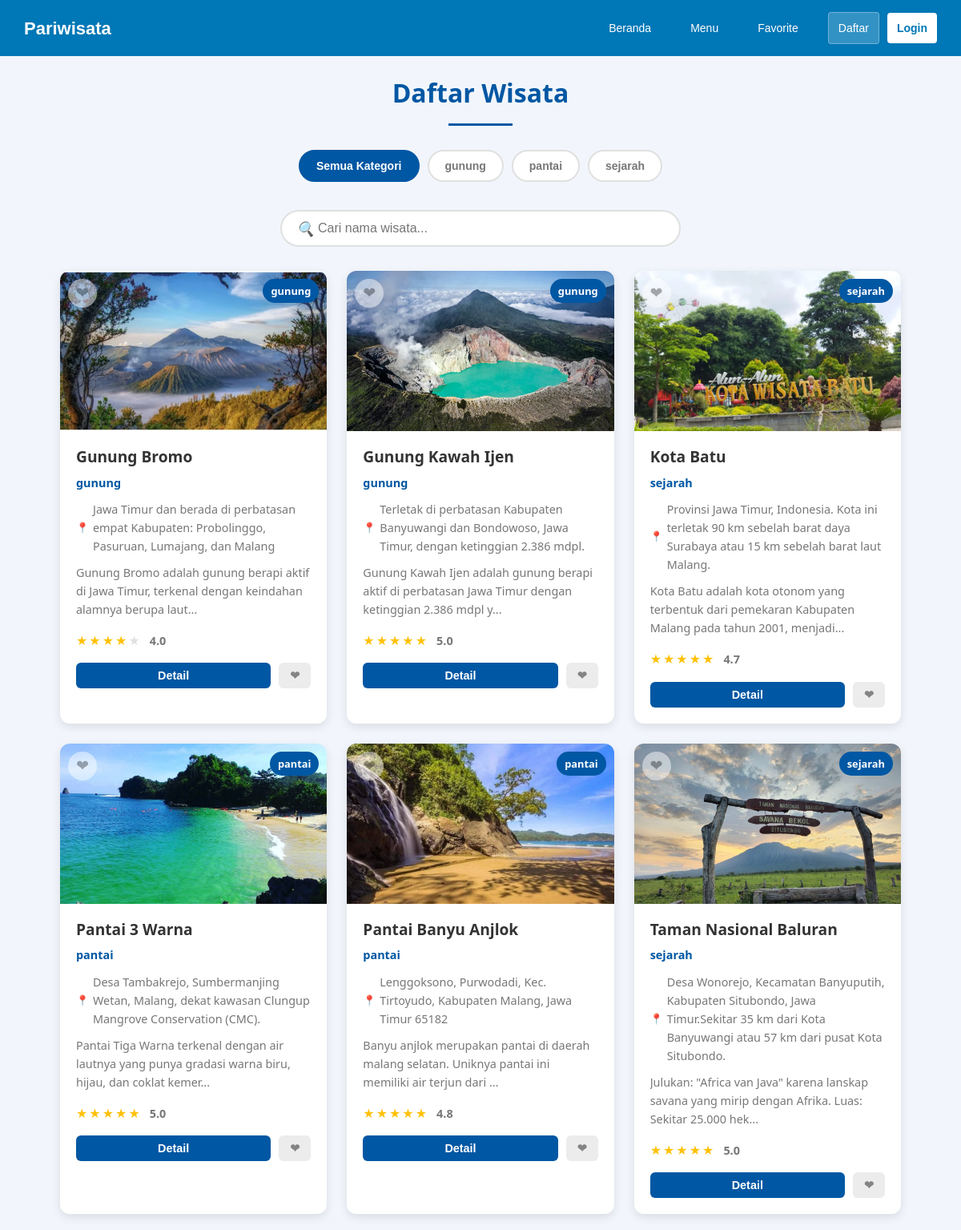
/user/menu.php, run on the app's committed database.
### tables this page shows
CREATE TABLE `kategori` (
  `id_kategori` int(11) NOT NULL,
  `nama_kategori` varchar(255) NOT NULL
);

CREATE TABLE `wisata` (
  `id_wisata` int(11) NOT NULL,
  `nama_wisata` varchar(255) NOT NULL,
  `deskripsi` varchar(255) NOT NULL,
  `lokasi` varchar(255) NOT NULL,
  `gambar` text NOT NULL,
  `rating` decimal(3,2) NOT NULL,
  `id_kategori` int(11) NOT NULL
);

### user/menu.php (the view, shortened to what this page needs)
<?php
include "../koneksi.php";
include "../navbar.php";
$user_favorites = [];
$query = mysqli_query($koneksi, "SELECT
    w.*,
    w.id_kategori,
    k.nama_kategori
  FROM wisata w
  JOIN kategori k ON w.id_kategori = k.id_kategori
  ORDER BY w.nama_wisata ASC
");
$kategori = mysqli_query($koneksi, "SELECT * FROM kategori ORDER BY nama_kategori ASC");
mysqli_data_seek($query, 0);
?>
<!DOCTYPE html>
<html lang="id">
<head>
</head>
<body>
<div class="container">
  <h2>Daftar Wisata</h2>
  <div class="filter-section">
    <div class="filter-box">
      <div class="kategori-filter">
        <button class="kategori-btn active" data-kategori="all">Semua Kategori</button>
        <?php
        mysqli_data_seek($kategori, 0);
        while ($kt = mysqli_fetch_assoc($kategori)) { ?>
          <button class="kategori-btn" data-kategori="<?= $kt['id_kategori'] ?>">
            <?= $kt['nama_kategori'] ?>
          </button>
        <?php } ?>
      </div>
      <div class="search-box">
        <i>🔍</i>
        <input type="text" id="searchInput" placeholder="Cari nama wisata...">
      </div>
    </div>
  </div>
  <div class="grid" id="listWisata">
    <?php
    mysqli_data_seek($query, 0);
    while ($row = mysqli_fetch_assoc($query)) {
      $rating = !empty($row['rating']) ? floatval($row['rating']) : 4.0;
      $is_favorite = in_array($row['id_wisata'], $user_favorites);
    ?>
      <div class="card" data-kategori="<?= $row['id_kategori'] ?>" data-nama="<?= strtolower($row['nama_wisata']) ?>">
        <div class="card-image">
          <img src="../img/<?= $row['gambar'] ?>" alt="<?= $row['nama_wisata'] ?>">
          <div class="card-badge"><?= $row['nama_kategori'] ?></div>
          <button class="favorite-btn <?= $is_favorite ? 'active' : '' ?>"
                  data-id="<?= $row['id_wisata'] ?>"
                  <?= !isset($_SESSION['id_user']) ? 'title="Login untuk menambahkan favorit"' : '' ?>>
            ❤
          </button>
        </div>
        <div class="card-content">
          <h3 class="card-title"><?= $row['nama_wisata'] ?></h3>
          <div class="card-category"><?= $row['nama_kategori'] ?></div>
          <?php if (!empty($row['lokasi'])): ?>
            <div class="card-location"><?= $row['lokasi'] ?></div>
          <?php endif; ?>
          <p class="card-description"><?= substr($row['deskripsi'], 0, 100) ?>...</p>
          <div class="card-rating">
            <div class="stars">
              <?php
              $fullStars = floor($rating);
              $hasHalfStar = ($rating - $fullStars) >= 0.5;
              for ($i = 1; $i <= 5; $i++) {
                if ($i <= $fullStars) {
                  echo '<span class="star filled">★</span>';
                } else if ($i == $fullStars + 1 && $hasHalfStar) {
                  echo '<span class="star filled">★</span>';
                } else {
                  echo '<span class="star">★</span>';
                }
              }
              ?>
            </div>
            <span class="rating-value"><?= number_format($rating, 1) ?></span>
          </div>
          <div class="card-actions">
            <button class="btn btn-detail" data-id="<?= $row['id_wisata'] ?>">Detail</button>
            <button class="btn btn-favorite <?= $is_favorite ? 'active' : '' ?>"
                    data-id="<?= $row['id_wisata'] ?>"
                    <?= !isset($_SESSION['id_user']) ? 'title="Login untuk menambahkan favorit"' : '' ?>>
              ❤
            </button>
          </div>
        </div>
      </div>
    <?php } ?>
  </div>
</div>
</body>
</html>

### navbar.php (shortened to what this page needs)
<header>
  <nav>
    <h1>Pariwisata</h1>
    <ul>
      <li><a href="../user/beranda.php">Beranda</a></li>
      <li><a href="../user/menu.php">Menu</a></li>
      <li><a href="../user/favorite.php">Favorite</a></li>
      <?php if (!isset($_SESSION['login'])): ?>
        <li id="loginSection" class="auth-buttons">
          <a href="../login/register.php" class="register-btn">Daftar</a>
          <a href="../login/login.php" class="login-btn">Login</a>
        </li>
      <?php endif; ?>
    </ul>
  </nav>
</header>

### navbar.php (style rules this page uses)
header { background: #0077b6 !important; color: #fff !important; font-family: Arial, sans-serif !important; position: sticky !important; top: 0 !important; z-index: 1000 !important; width: 100% !important; box-sizing: border-box !important; }
header nav { display: flex !important; justify-content: space-between !important; align-items: center !important; padding: 15px 30px !important; max-width: 1200px !important; margin: 0 auto !important; box-sizing: border-box !important; }
header nav h1 { font-size: 22px !important; margin: 0 !important; font-weight: bold !important; color: #fff !important; }
header nav ul { list-style: none !important; display: flex !important; gap: 25px !important; margin: 0 !important; padding: 0 !important; align-items: center !important; }
header nav a { color: #fff !important; text-decoration: none !important; padding: 8px 12px !important; border-radius: 4px !important; transition: background 0.3s ease !important; font-size: 14px !important; display: block !important; }
header .auth-buttons { display: flex !important; gap: 10px !important; align-items: center !important; }
header .register-btn { background: rgba(255, 255, 255, 0.2) !important; border: 1px solid rgba(255, 255, 255, 0.3) !important; }
header .login-btn { background: #fff !important; color: #0077b6 !important; font-weight: bold !important; }

### data on the page
kategori: nama_kategori "gunung"
kategori: nama_kategori "pantai"
kategori: nama_kategori "sejarah"
wisata: gambar (picture), id_kategori.nama_kategori "gunung", nama_wisata "Gunung Bromo", lokasi "Jawa Timur dan berada di perbatasan empat Kabupaten: Probolinggo, Pasuruan, Lumajang, dan Malang", deskripsi "Gunung Bromo adalah gunung berapi aktif di Jawa Timur, terkenal dengan keindahan alamnya berupa laut", rating "4.0"
wisata: gambar (picture), id_kategori.nama_kategori "gunung", nama_wisata "Gunung Kawah Ijen", lokasi "Terletak di perbatasan Kabupaten Banyuwangi dan Bondowoso, Jawa Timur, dengan ketinggian 2.386 mdpl.", deskripsi "Gunung Kawah Ijen adalah gunung berapi aktif di perbatasan Jawa Timur dengan ketinggian 2.386 mdpl y", rating "5.0"
wisata: gambar (picture), id_kategori.nama_kategori "sejarah", nama_wisata "Kota Batu", lokasi "Provinsi Jawa Timur, Indonesia. Kota ini terletak 90 km sebelah barat daya Surabaya atau 15 km sebelah barat laut Malang.", deskripsi "Kota Batu adalah kota otonom yang terbentuk dari pemekaran Kabupaten Malang pada tahun 2001, menjadi", rating "4.7"
wisata: gambar (picture), id_kategori.nama_kategori "pantai", nama_wisata "Pantai 3 Warna", lokasi "Desa Tambakrejo, Sumbermanjing Wetan, Malang, dekat kawasan Clungup Mangrove Conservation (CMC).", deskripsi "Pantai Tiga Warna terkenal dengan air lautnya yang punya gradasi warna biru, hijau, dan coklat kemer", rating "5.0"
wisata: gambar (picture), id_kategori.nama_kategori "pantai", nama_wisata "Pantai Banyu Anjlok", lokasi "Lenggoksono, Purwodadi, Kec. Tirtoyudo, Kabupaten Malang, Jawa Timur 65182", deskripsi "Banyu anjlok merupakan pantai di daerah malang selatan. Uniknya pantai ini memiliki air terjun dari", rating "4.8"
wisata: gambar (picture), id_kategori.nama_kategori "sejarah", nama_wisata "Taman Nasional Baluran", lokasi "Desa Wonorejo, Kecamatan Banyuputih, Kabupaten Situbondo, Jawa Timur.Sekitar 35 km dari Kota Banyuwangi atau 57 km dari pusat Kota Situbondo.", deskripsi "Julukan: \"Africa van Java\" karena lanskap savana yang mirip dengan Afrika. Luas: Sekitar 25.000 hek", rating "5.0"
